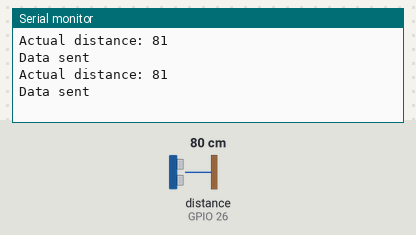
This sketch was run on a simulated ESP32. Shown: the last lines printed to the serial monitor. Inputs (shaded band) come from the test bench; at power-on: distance to the obstacle (sensor on GPIO 26) 80 cm. The echo pulse lasts 58.3 µs per cm.

Above: at 1.8 s.
1.9 s: distance to the obstacle (sensor on GPIO 26) set to 2 cm
At 2.6 s:
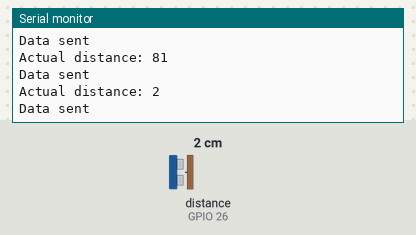
3.4 s: distance to the obstacle (sensor on GPIO 26) set to 4 cm
At 4.8 s:
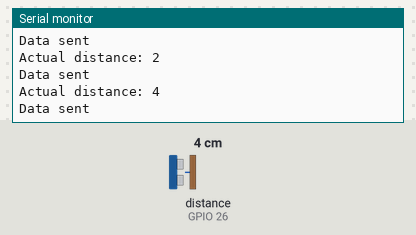
Timing chart, 0 to 6.4 s (numbered marks = the images above; inputs shaded):
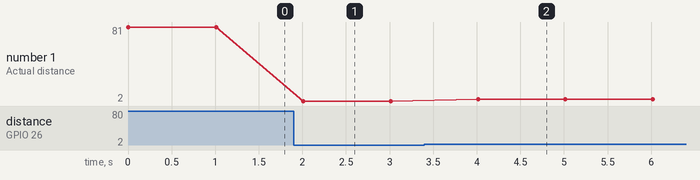

Measured:
- after the input at 1.9 s, the serial monitor: prints a new line after 0.11 s (image 1)
- after the input at 3.4 s, the serial monitor: prints a new line after 0.61 s (image 2)
- plotted number 1: 81 → 2 after the input at 1.9 s, 2 → 4 after the input at 3.4 s

The sketch:

esp_now_slave.ino
```cpp
//slave
#include <WiFi.h>
#include <esp_now.h>
#include <NewPing.h>

#define TRIGGER_PIN 27
#define ECHO_PIN 26
#define MAX_DISTANCE 200

NewPing sonar(TRIGGER_PIN, ECHO_PIN, MAX_DISTANCE);

uint8_t broadcastAddress[] = {0x24, 0x6F, 0x28, 0xA9, 0xCE, 0xAC};

unsigned int actual_distance_cm = 100;

typedef struct struct_message {
  unsigned int distance_cm;
} struct_message;

struct_message distance_message;

void setup() {
  Serial.begin(115200);

  WiFi.mode(WIFI_STA);

  if (esp_now_init() != ESP_OK) {
    Serial.println("Error initializing ESP-NOW");
    return;
  }

  esp_now_peer_info_t peerInfo;
  memcpy(peerInfo.peer_addr, broadcastAddress, 6);
  peerInfo.channel = 0;
  peerInfo.encrypt = false;

  if (esp_now_add_peer(&peerInfo) != ESP_OK) {
    Serial.println("Failed to add peer");
    return;
  }
}

void loop() {
  actual_distance_cm = sonar.ping_cm();
  Serial.print("Actual distance: ");
  Serial.println(actual_distance_cm);
  distance_message.distance_cm = actual_distance_cm;
  esp_err_t result = esp_now_send(broadcastAddress, (uint8_t *) &distance_message, sizeof(distance_message));

  if (result != ESP_OK){
    Serial.println("Error during sending data");
  } else {
    Serial.println("Data sent");
  }

  delay(1000);
}
```
